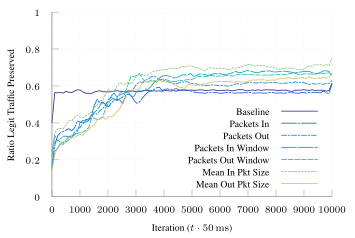

Write gnuplot code to recreate this figure.
set terminal tikz standalone color size 9cm,6cm font '\scriptsize' preamble '\usepackage{microtype} \usepackage{times} \usepackage[T1]{fontenc} \usepackage{siunitx}\sisetup{detect-all}'
set output "ftprep-good-3.tex"

load "parula.pal"

set style line 102 lc rgb '#a0a0a0' lt 1 lw 1
set border ls 102
set colorbox border 102
set key textcolor rgb "black"
set tics textcolor rgb "black"
set label textcolor rgb "black"

set border 3
set grid x y
set xtics nomirror
set ytics nomirror

#set key autotitle columnhead
set datafile separator ","

set xlabel "Iteration ($t \\cdot{} \\SI{50}{\\milli\\second}$)"
set ylabel "Ratio Legit Traffic Preserved"

set yrange [0.0:1.0]
set key inside bottom right

plot '../results/baseline-2-avg.csv' u 1:3 w lines smooth sbezier title "Baseline", \
     '../results/ft-f8-avg.csv' u 1:3 w lines smooth sbezier title "Packets In" ls 2, \
     '../results/ft-f9-avg.csv' u 1:3 w lines smooth sbezier title "Packets Out" ls 3, \
     '../results/ft-f10-avg.csv' u 1:3 w lines smooth sbezier title "Packets In Window" ls 4, \
     '../results/ft-f11-avg.csv' u 1:3 w lines smooth sbezier title "Packets Out Window" ls 5, \
     '../results/ft-f12-avg.csv' u 1:3 w lines smooth sbezier title "Mean In Pkt Size" ls 6, \
     '../results/ft-f13-avg.csv' u 1:3 w lines smooth sbezier title "Mean Out Pkt Size" ls 7, \
